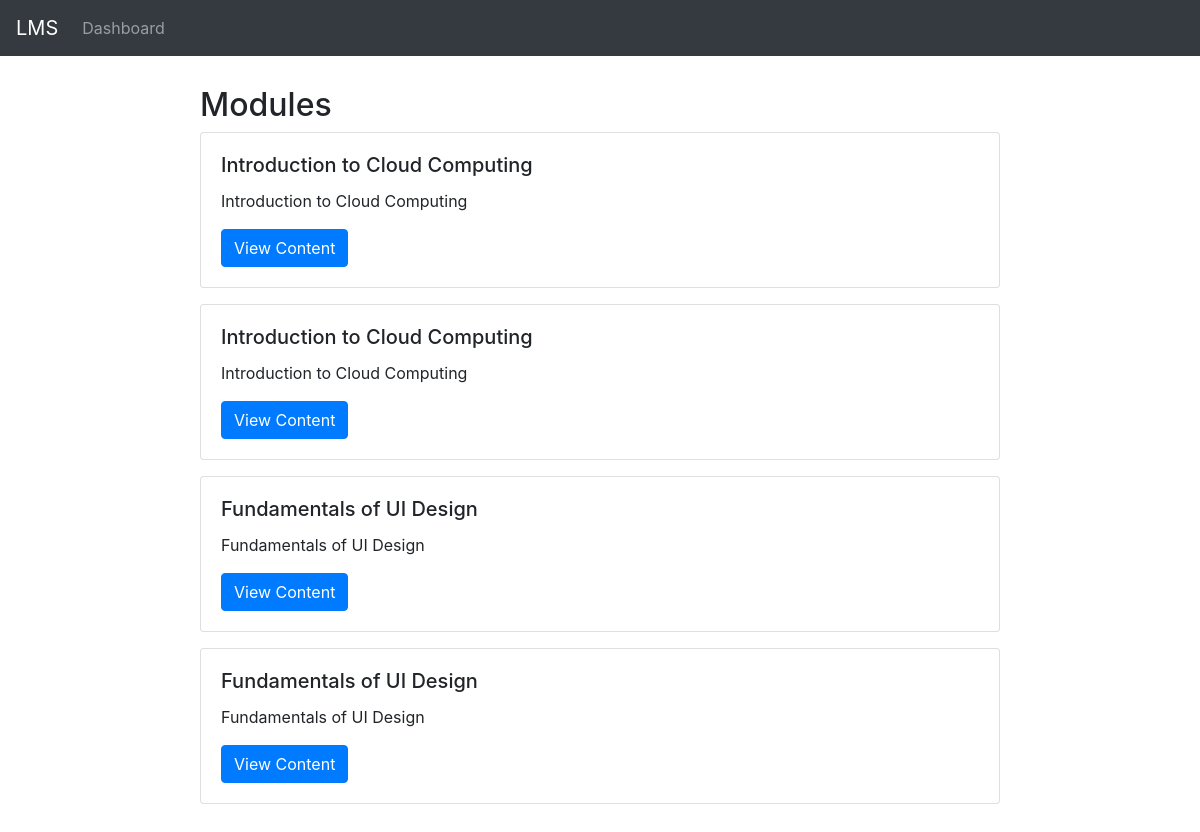
The page /modules.php (signed in) on the database as committed earlier.
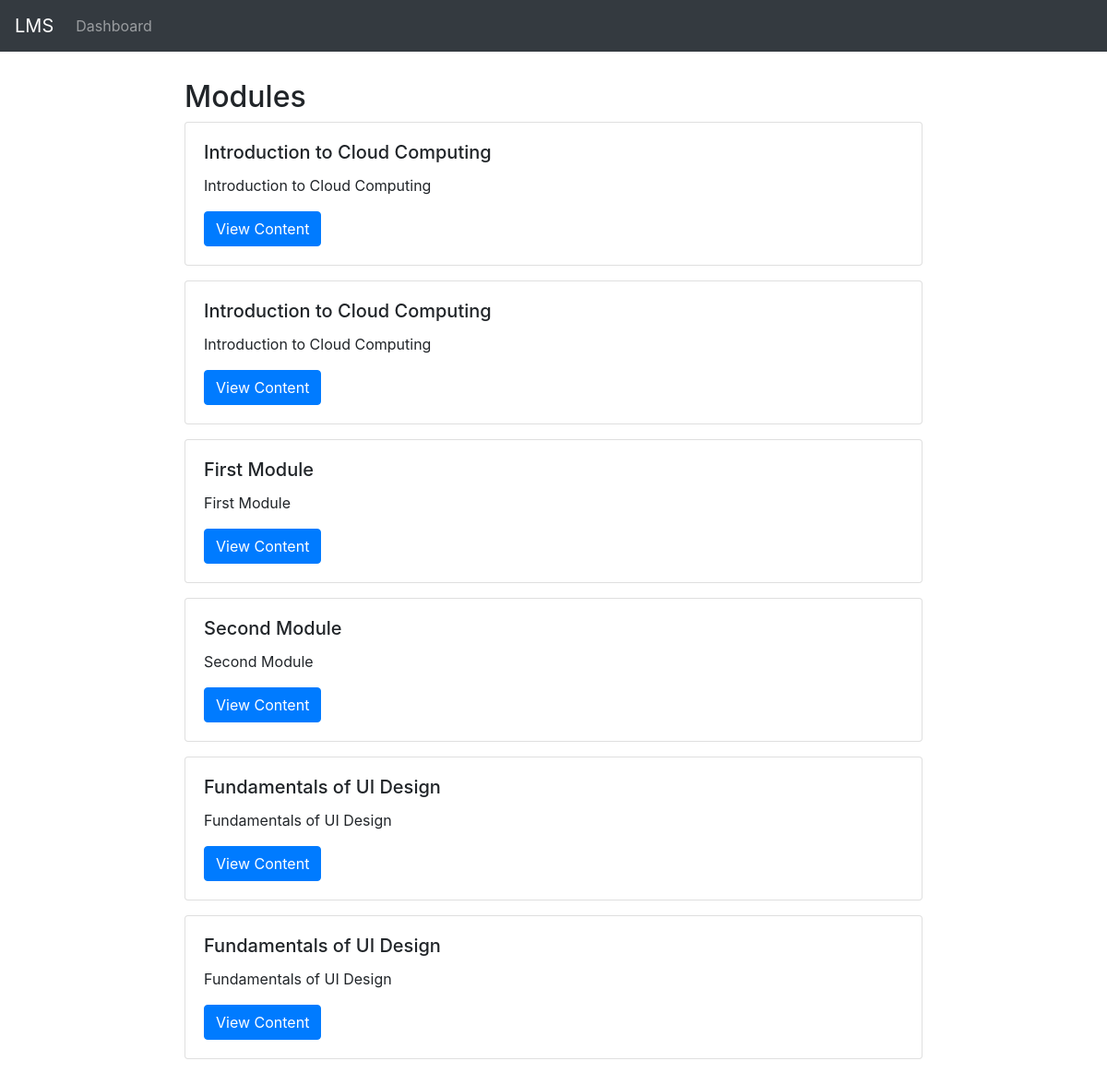
The same page on the database as committed later.
### tables this page shows
CREATE TABLE IF NOT EXISTS `modules` (
  `module_id` int NOT NULL AUTO_INCREMENT,
  `course_id` int NOT NULL,
  `title` varchar(100) NOT NULL,
  `description` text,
  `file_path` varchar(255) DEFAULT NULL,
  PRIMARY KEY (`module_id`),
  KEY `course_id` (`course_id`)
);

### modules.php (the view, shortened to what this page needs)
<?php
require_once "config/database.php";
$course_id = isset($_GET['course_id']) && ctype_digit($_GET['course_id'])
    ? intval($_GET['course_id'])
    : null;
$sql = "
    SELECT
        m.module_id,
        m.title       AS module_title,
        m.description,
        c.title       AS course_title
    FROM modules m
    JOIN courses c ON m.course_id = c.course_id
    "
    . ($course_id ? "WHERE m.course_id = ?" : "") . "
    ORDER BY c.title, m.title
";
if ($stmt = mysqli_prepare($conn, $sql)) {
    mysqli_stmt_execute($stmt);
    $res = mysqli_stmt_get_result($stmt);
    $modules = mysqli_fetch_all($res, MYSQLI_ASSOC);
} else {
    die("Could not load modules.");
}
?>
<!DOCTYPE html>
<html lang="en">
<head>
  <link rel="stylesheet" href="https://stackpath.bootstrapcdn.com/bootstrap/4.5.2/css/bootstrap.min.css">
</head>
<body>
<nav class="navbar navbar-expand-lg navbar-dark bg-dark">
  <a class="navbar-brand" href="index.php">LMS</a>
  <div class="collapse navbar-collapse">
    <ul class="navbar-nav">
      <li class="nav-item"><a class="nav-link" href="index.php">Dashboard</a></li>
    </ul>
  </div>
</nav>
<div class="wrapper">
  <h2>Modules <?= $course_id ? "for “" . htmlspecialchars($modules[0]['course_title'] ?? '') . "”" : "" ?></h2>
  <?php if (empty($modules)): ?>
    <div class="alert alert-info">No modules found.</div>
  <?php else: ?>
    <?php foreach ($modules as $m): ?>
      <div class="card mb-3">
        <div class="card-body">
          <h5 class="card-title"><?= htmlspecialchars($m['module_title']) ?></h5>
          <p class="card-text"><?= nl2br(htmlspecialchars($m['description'])) ?></p>
          <a href="view_module.php?module_id=<?= $m['module_id'] ?>" class="btn btn-primary">
            View Content
          </a>
        </div>
      </div>
    <?php endforeach; ?>
  <?php endif; ?>
</div>
</body>
</html>

Rows that differ between the two databases and show on the page:
added modules: title "First Module", description "First Module"
added modules: title "Second Module", description "Second Module"
